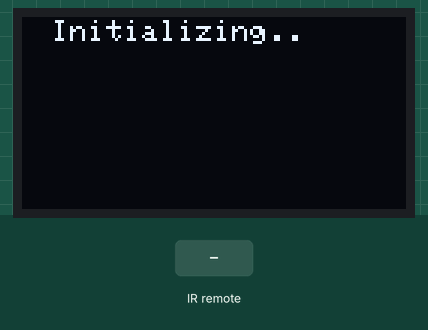
The sketch below on a simulated ESP32. Shown: 128×64 one-colour display. Inputs (shaded band) come from the test bench. WiFi joins after 1.5 s; servers stay silent unless stated; random numbers use the default seed unless the sketch sets one; no MQTT or app messages arrive unless stated; what the sketch prints to the serial monitor is not drawn.

Above: at 4.8 s.
4.9 s: infrared code 0x45 received
At 5.8 s:
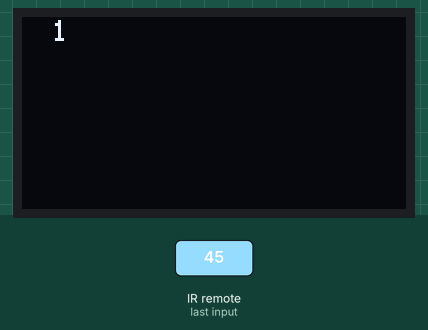
6.4 s: infrared code 0x46 received
At 6.8 s:
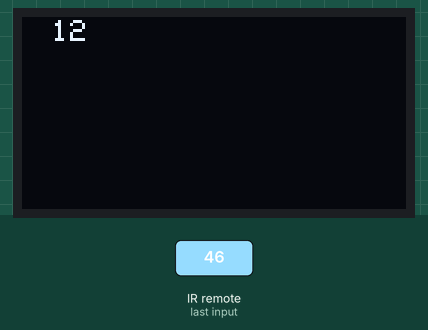
Timing chart, 0 to 9.4 s (numbered marks = the images above; inputs shaded):
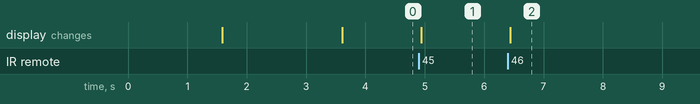

The sketch:

esp32_server.ino
```cpp
#include <WiFi.h>
#include <Wire.h>
#include <Adafruit_GFX.h>
#include <Adafruit_SSD1306.h>
#include <IRremote.hpp>
#include <PubSubClient.h>
#include <SPI.h>
#include <ArduinoJson.h>
#include <MFRC522.h>

#define RST_PIN 14
#define SS_PIN 10

#define SCREEN_WIDTH 128
#define SCREEN_HEIGHT 64
#define IR_RECEIVER_PIN 4

WiFiClient espClient;
PubSubClient client(espClient);
unsigned long lastMsg = 0;
#define MSG_BUFFER_SIZE (50)
char msg[MSG_BUFFER_SIZE];
int value = 0;

Adafruit_SSD1306 display(SCREEN_WIDTH, SCREEN_HEIGHT, &Wire, -1);
MFRC522 mfrc522(SS_PIN, RST_PIN);

char ssid[] = "Vukašin's iPhone";
char pass[] = "nemozcrnje";
char mqtt_server[] = "192.168.56.1"; //ipconfig in cmd -> wlan ipv4
char device_id[] ="b71420d0-0e9a-45a8-b668-0d9a6ffacba4";
String tag_pin = "22827021";
String pin_input = "";
String tag_input = "";
bool locked = true;
bool initialized=false;


IRrecv irrecv(IR_RECEIVER_PIN);
decode_results results;

void setup() {

  Serial.begin(9600);
  while (!Serial) {}


  wifiConnection();
  client.setServer(mqtt_server, 1883);
  client.setCallback(messageCallback);

  IrReceiver.begin(IR_RECEIVER_PIN, 0);

  SPI.begin();
  mfrc522.PCD_Init();
  delay(4);
  mfrc522.PCD_DumpVersionToSerial();

  if (!display.begin(SSD1306_SWITCHCAPVCC, 0x3C)) {  // Address 0x3D for 128x64
    Serial.println(F("SSD1306 allocation failed"));
    for (;;)
      ;
  }
  delay(2000);

  displayText("Initializing..");
}

void loop() {
  if (initialized == false && client.connected()){
    getLockState();
    initialized = true;
  }
  if (!client.connected()) {
    reconnect();
  }
  client.loop();
  if (locked){
    tag_input = scanTagID();
    while (tag_input!="") {
          sendTagInput(tag_input);
          pin_input = "";
          tag_input = scanTagID();
    }
  }
  if (IrReceiver.decode()) {
    IrReceiver.resume();
    if (!(IrReceiver.decodedIRData.flags & IRDATA_FLAGS_IS_REPEAT)) {
      String character = decodeSignal(IrReceiver.decodedIRData.command);
      if(locked){
        if (character == "DEL"){
        pin_input = pin_input.substring(0, pin_input.length()-1);
        }
        else if(character == "-1"){}
        else if(character == "OK"){
          sendPinInput(pin_input);
          pin_input = "";
        }
        else{
          if(pin_input.length()<4){
            pin_input += character;
          }
        }
      }
      else{
        if(character=="#"){
          lockLock();
        }
        else if(character=="*"){
          sendCapture();
        }
      }

      if(pin_input==""){
        if(locked){
          displayText("Locked");
        }
        else{
          displayText("Unlocked");
        }
      }
      else{
        displayText(pin_input);
      }


    }
  }
}

String scanTagID() {
  if (!mfrc522.PICC_IsNewCardPresent()) {
    return "";
  }
  if (!mfrc522.PICC_ReadCardSerial()) {
    return "";
  }
  tag_input = "";
  for (uint8_t i = 0; i < 4; i++) {
    tag_input.concat(String(mfrc522.uid.uidByte[i], HEX));
  }
  tag_input.toUpperCase();
  mfrc522.PICC_HaltA();
  Serial.println(tag_input);
  return tag_input;
}

void wifiConnection() {
  Serial.print("Attempting to connect to SSID: ");
  Serial.println(ssid);

  WiFi.useStaticBuffers(true);
  WiFi.mode(WIFI_STA);
  WiFi.begin(ssid, pass);
  while (WiFi.status() != WL_CONNECTED) {
    delay(500);
    Serial.print(".");
  }

  Serial.println("");
  Serial.println("Connected to WiFi");
}

void sendPinInput(String pinInput) {
  JsonDocument doc;
  doc["action"] = "pinUnlock";
  doc["pin"] = pinInput;
  doc["device_id"] = device_id;
  String msg = "";
  serializeJson(doc, msg);
  Serial.println(msg);
  client.publish("FromLock", msg.c_str());
}

void sendTagInput(String tagInput) {
  JsonDocument doc;
  doc["action"] = "tagUnlock";
  doc["tag"] = tagInput;
  doc["device_id"] = device_id;
  String msg = "";
  serializeJson(doc, msg);
  Serial.println(msg);
  client.publish("FromLock", msg.c_str());
}

void getLockState() {
  JsonDocument doc;
  doc["action"] = "getState";
  doc["device_id"] = device_id;
  String msg = "";
  serializeJson(doc, msg);
  Serial.println(msg);
  client.publish("FromLock", msg.c_str());
}

void lockLock() {
  JsonDocument doc;
  doc["action"] = "lockLock";
  doc["device_id"] = device_id;
  String msg = "";
  serializeJson(doc, msg);
  Serial.println(msg);
  client.publish("FromLock", msg.c_str());
}

void sendCapture() {
  JsonDocument doc;
  doc["action"] = "capture";
  String msg = "";
  serializeJson(doc, msg);
  Serial.println(msg);
  client.publish("FromLock", msg.c_str());
}

void messageCallback(char* topic, byte* payload, unsigned int length) {
  Serial.print("Message arrived [");
  Serial.print(topic);
  Serial.print("] ");
  JsonDocument doc;
  deserializeJson(doc, payload);
  if (!doc["locked"].isNull()) {
      locked = doc["locked"] == true;
      Serial.println(locked);
      if (!locked) {
        displayText("Unlocked");
      } else {
        displayText("Locked");
      }
    }
  pin_input = "";
}
void reconnect() {
  while (!client.connected()) {
    Serial.print("Attempting MQTT connection...");
    String clientId = "ESP82667Client-";
    clientId += String(random(0xffff), HEX);
    if (client.connect(clientId.c_str())) {
      Serial.println("connected");
      client.subscribe("ToLock");
    } else {
      Serial.print("failed, rc=");
      Serial.print(client.state());
      Serial.println(" try again in 5 seconds");
      delay(5000);
    }
  }
}

void displayText(String text) {
  display.clearDisplay();

  display.setTextSize(1);
  display.setTextColor(WHITE);
  display.setCursor(10, 1);
  display.println(text);
  display.display();
}


String decodeSignal(uint16_t signal) {
  switch (signal) {
    case 0x45:
      return "1";
      break;
    case 0x46:
      return "2";
      break;
    case 0x47:
      return "3";
      break;
    case 0x44:
      return "4";
      break;
    case 0x40:
      return "5";
      break;
    case 0x43:
      return "6";
      break;
    case 0x7:
      return "7";
      break;
    case 0x15:
      return "8";
      break;
    case 0x9:
      return "9";
      break;
    case 0x19:
      return "0";
      break;
    case 0xD:
      return "#";
      break;
    case 0x16:
      return "*";
      break;
    case 0x8:
      return "DEL";
      break;
    case 0x1C:
      return "OK";
      break;
    default:
      return "-1";
      break;
  }
}
```

Measured:
- after the input at 4.9 s, the display: changes at once (image 1)
- after the input at 6.4 s, the display: changes at once (image 2)
